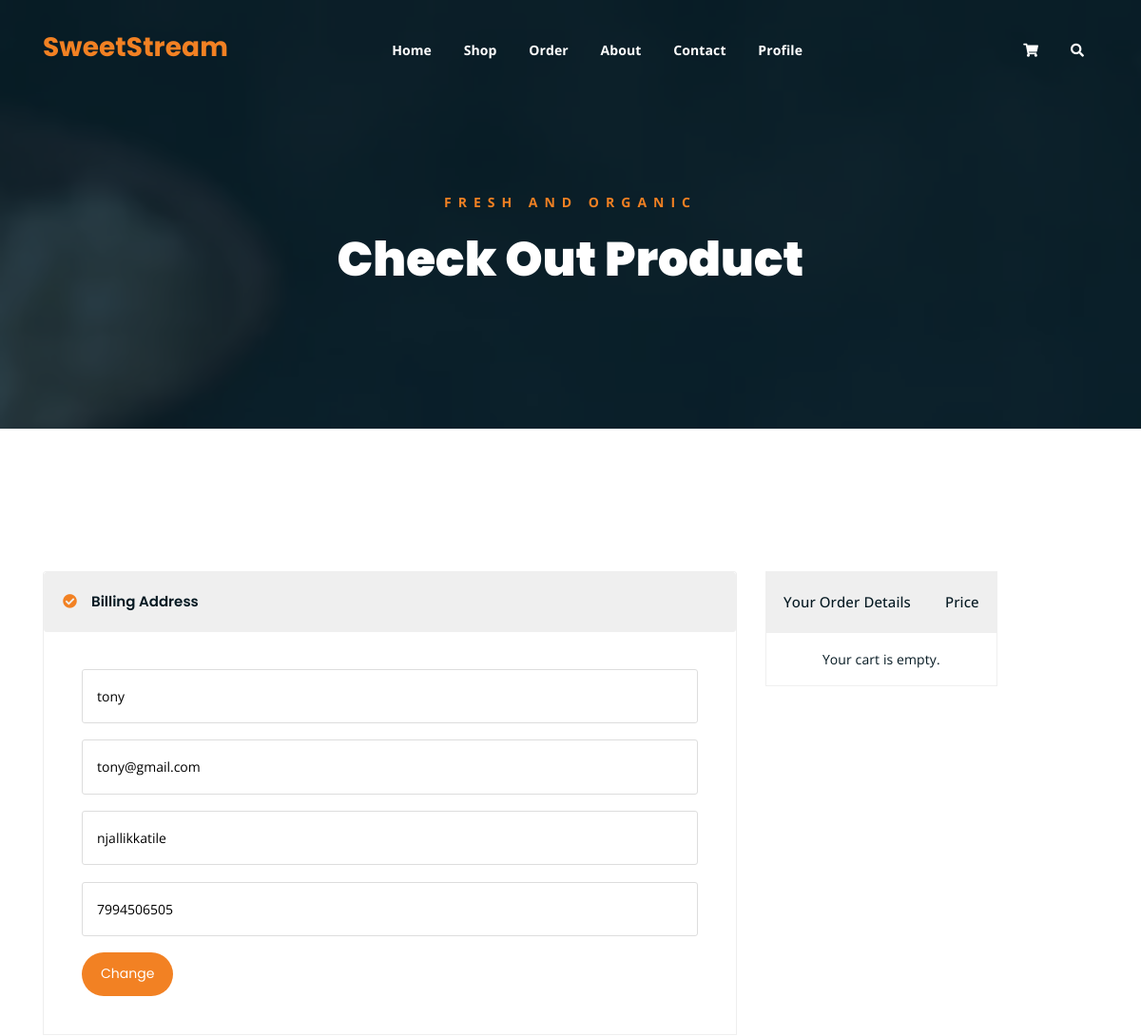
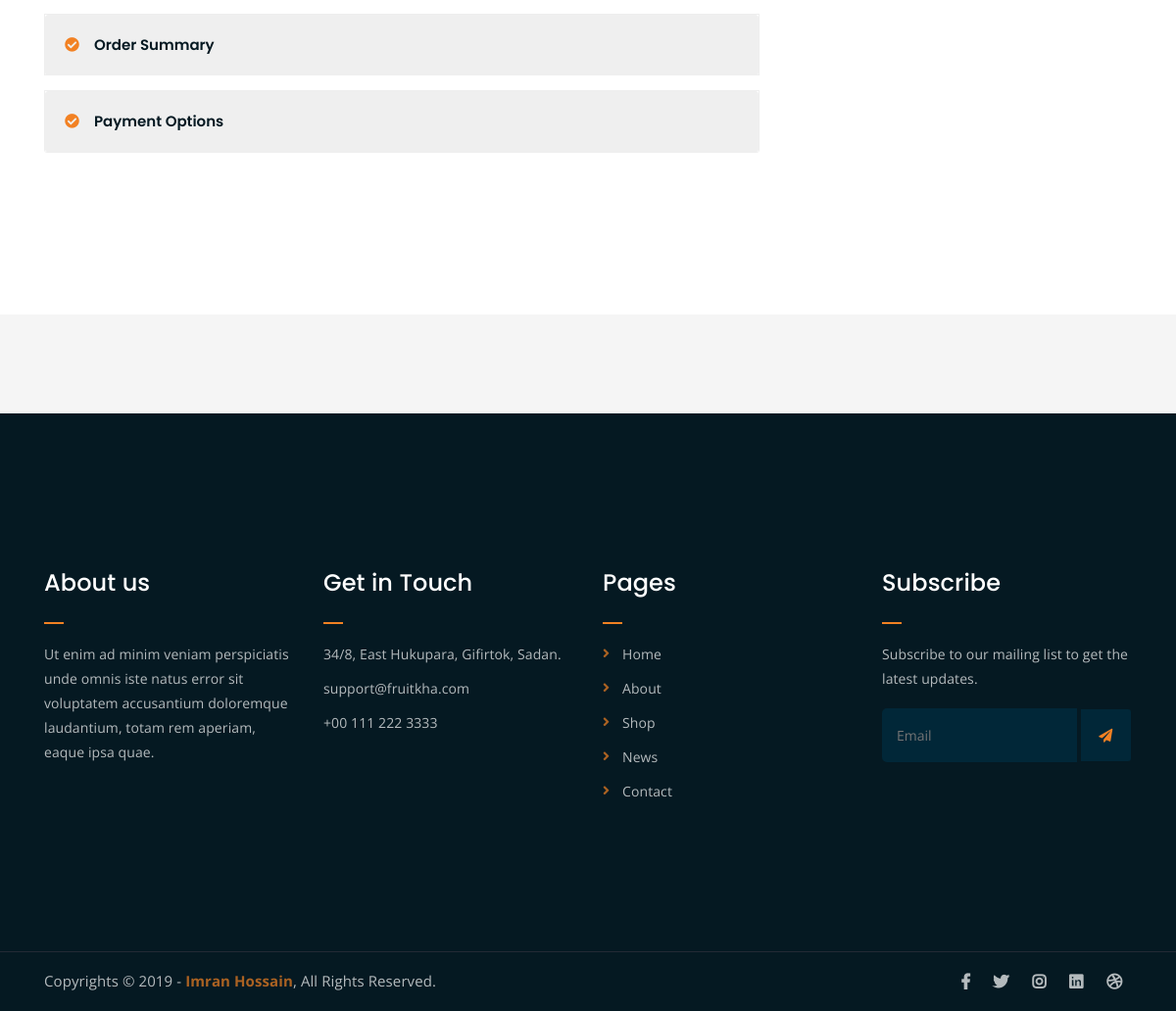
The page /user/checkout.php (signed in) on the database its author committed (2 pictures, top to bottom).
### tables this page shows
CREATE TABLE `user_table` (
  `id` int(11) NOT NULL,
  `name` varchar(100) NOT NULL,
  `phone_no` varchar(15) NOT NULL,
  `email` varchar(100) NOT NULL,
  `password` varchar(255) NOT NULL,
  `address` varchar(255) DEFAULT NULL,
  `privilege` varchar(100) DEFAULT NULL
);

### user/checkout.php (the view, shortened to what this page needs)
<?php
include $_SERVER['DOCUMENT_ROOT'] . '/SweetStream/php/db.php';
$userId = $_SESSION['user_id'];
$stmt = $pdo->prepare("SELECT name, phone_no, email, address FROM user_table WHERE id = ?");
$stmt->execute([$userId]);
$user = $stmt->fetch(PDO::FETCH_ASSOC);
?>
<!DOCTYPE html>
<html lang="en">
<head>
    <link rel="stylesheet" href="assets/css/all.min.css">
    <link rel="stylesheet" href="assets/bootstrap/css/bootstrap.min.css">
    <link rel="stylesheet" href="assets/css/owl.carousel.css">
    <link rel="stylesheet" href="assets/css/magnific-popup.css">
    <link rel="stylesheet" href="assets/css/animate.css">
    <link rel="stylesheet" href="assets/css/meanmenu.min.css">
    <link rel="stylesheet" href="assets/css/main.css">
    <link rel="stylesheet" href="assets/css/responsive.css">
</head>
<body>
    <div class="top-header-area" id="sticker">
        <div class="container">
            <div class="row">
                <div class="col-lg-12 col-sm-12 text-center">
                    <div class="main-menu-wrap">
                        <div class="site-logo">
                            <a href="#">
                                <h3 class="orange-text">SweetStream</h3>
                            </a>
                        </div>
                        <nav class="main-menu">
                            <ul>
                                <li><a href="index.php">Home</a></li>
                                <li><a href="shop.php">Shop</a></li>
                                <li><a href="order.php">Order</a></li>
                                <li><a href="about.php">About</a></li>
                                <li><a href="contact.php">Contact</a></li>
                                <li><a href="profile.php">Profile</a></li>
                                <li>
                                    <div class="header-icons">
                                        <a class="shopping-cart" href="cart.php"><i
                                                class="fas fa-shopping-cart"></i></a>
                                        <a class="mobile-hide search-bar-icon" href="#"><i
                                                class="fas fa-search"></i></a>
                                    </div>
                                </li>
                            </ul>
                        </nav>
                    </div>
                </div>
            </div>
        </div>
    </div>
    <div class="breadcrumb-section breadcrumb-bg">
        <div class="container">
            <div class="row">
                <div class="col-lg-8 offset-lg-2 text-center">
                    <div class="breadcrumb-text">
                        <p>Fresh and Organic</p>
                        <h1>Check Out Product</h1>
                    </div>
                </div>
            </div>
        </div>
    </div>
    <div class="checkout-section mt-150 mb-150">
        <div class="container">
            <div class="row">
                <div class="col-lg-8">
                    <div class="checkout-accordion-wrap">
                        <div class="accordion" id="accordionExample">
                            <div class="card single-accordion">
                                <div class="card-header" id="headingOne">
                                    <h5 class="mb-0">
                                        <button class="btn btn-link" type="button" data-toggle="collapse"
                                            data-target="#collapseOne" aria-expanded="true" aria-controls="collapseOne">
                                            Billing Address
                                        </button>
                                    </h5>
                                </div>
                                <div id="collapseOne" class="collapse show" aria-labelledby="headingOne"
                                    data-parent="#accordionExample">
                                    <div class="card-body">
                                        <div class="billing-address-form">
                                            <form action="update_delivery_address.php" method="POST">
                                                <p>
                                                    <input type="text" name="name" id="name"
                                                        value="<?php echo htmlspecialchars($user['name']); ?>"
                                                        placeholder="Name" readonly>
                                                </p>
                                                <p>
                                                    <input type="email" name="email" id="email"
                                                        value="<?php echo htmlspecialchars($user['email']); ?>"
                                                        placeholder="Email" readonly>
                                                </p>
                                                <p>
                                                    <input type="text" name="address" id="address"
                                                        value="<?php echo htmlspecialchars($user['address']); ?>"
                                                        placeholder="Delivery Address" readonly>
                                                </p>
                                                <p>
                                                    <input type="tel" name="phone_no" id="phone_no"
                                                        value="<?php echo htmlspecialchars($user['phone_no']); ?>"
                                                        placeholder="Phone Number" readonly>
                                                </p>
                                                <div class="button-group">
                                                    <button type="button" id="edit-btn"
                                                        class="boxed-btn">Change</button>
                                                </div>
                                            </form>
                                        </div>
                                    </div>
                                </div>
                            </div>
                            <div class="card single-accordion">
                                <div class="card-header" id="headingTwo">
                                    <h5 class="mb-0">
                                        <button class="btn btn-link collapsed" type="button" data-toggle="collapse"
                                            data-target="#collapseTwo" aria-expanded="false"
                                            aria-controls="collapseTwo">
                                            Order Summary
                                        </button>
                                    </h5>
                                </div>
                                        <?php
include $_SERVER['DOCUMENT_ROOT'] . '/SweetStream/php/db.php';
$user_id = $_SESSION['user_id'] ?? 0;
$stmt = $pdo->prepare("
                SELECT c.quantity, p.pid, p.pname, p.pprice, p.pphoto
                FROM cart_table c
                JOIN product_table p ON c.product_id = p.pid
                WHERE c.user_id = ?
            ");
$stmt->execute([$user_id]);
$cart_items = $stmt->fetchAll();
        ?>
                            </div>
                           <div class="card single-accordion">
    <div class="card-header" id="headingThree">
        <h5 class="mb-0">
            <button class="btn btn-link collapsed" type="button" data-toggle="collapse"
                data-target="#collapseThree" aria-expanded="false" aria-controls="collapseThree">
                Payment Options
            </button>
        </h5>
    </div>
</div>
                        </div>
                    </div>
                </div>
                <div class="col-lg-4">
                    <div class="order-details-wrap">
                        <table class="order-details">
                            <thead>
                                <tr>
                                    <th>Your Order Details</th>
                                    <th>Price</th>
                                </tr>
                            </thead>
                            <tbody class="order-details-body">
                                <?php
if (empty($cart_items)): ?>
                                    <tr>
                                        <td colspan="2" class="text-center">Your cart is empty.</td>
                                    </tr>
                                <?php endif;?>
                            </tbody>
                        </table>
                    </div>
                </div>
            </div>
        </div>
    </div>
    <div class="logo-carousel-section">
        <div class="container">
            <div class="row">
                <div class="col-lg-12">
                    <div class="logo-carousel-inner">
                    </div>
                </div>
            </div>
        </div>
    </div>
    <div class="footer-area">
        <div class="container">
            <div class="row">
                <div class="col-lg-3 col-md-6">
                    <div class="footer-box about-widget">
                        <h2 class="widget-title">About us</h2>
                        <p>Ut enim ad minim veniam perspiciatis unde omnis iste natus error sit voluptatem accusantium
                            doloremque laudantium, totam rem aperiam, eaque ipsa quae.</p>
                    </div>
                </div>
                <div class="col-lg-3 col-md-6">
                    <div class="footer-box get-in-touch">
                        <h2 class="widget-title">Get in Touch</h2>
                        <ul>
                            <li>34/8, East Hukupara, Gifirtok, Sadan.</li>
                            <li>support@fruitkha.com</li>
                            <li>+00 111 222 3333</li>
                        </ul>
                    </div>
                </div>
                <div class="col-lg-3 col-md-6">
                    <div class="footer-box pages">
                        <h2 class="widget-title">Pages</h2>
                        <ul>
                            <li><a href="index.php">Home</a></li>
                            <li><a href="about.php">About</a></li>
                            <li><a href="services.html">Shop</a></li>
                            <li><a href="news.html">News</a></li>
                            <li><a href="contact.php">Contact</a></li>
                        </ul>
                    </div>
                </div>
                <div class="col-lg-3 col-md-6">
                    <div class="footer-box subscribe">
                        <h2 class="widget-title">Subscribe</h2>
                        <p>Subscribe to our mailing list to get the latest updates.</p>
                        <form action="index.php">
                            <input type="email" placeholder="Email">
                            <button type="submit"><i class="fas fa-paper-plane"></i></button>
                        </form>
                    </div>
                </div>
            </div>
        </div>
    </div>
    <div class="copyright">
        <div class="container">
            <div class="row">
                <div class="col-lg-6 col-md-12">
                    <p>Copyrights &copy; 2019 - <a href="https://imransdesign.com/">Imran Hossain</a>, All Rights
                        Reserved.</p>
                </div>
                <div class="col-lg-6 text-right col-md-12">
                    <div class="social-icons">
                        <ul>
                            <li><a href="#" target="_blank"><i class="fab fa-facebook-f"></i></a></li>
                            <li><a href="#" target="_blank"><i class="fab fa-twitter"></i></a></li>
                            <li><a href="#" target="_blank"><i class="fab fa-instagram"></i></a></li>
                            <li><a href="#" target="_blank"><i class="fab fa-linkedin"></i></a></li>
                            <li><a href="#" target="_blank"><i class="fab fa-dribbble"></i></a></li>
                        </ul>
                    </div>
                </div>
            </div>
        </div>
    </div>
</body>
</html>

### user/checkout.php (style rules this page uses)
.button-group { display: flex; justify-content: flex-start; gap: 10px; }
.card-body { padding: 20px; }
.boxed-btn { background-color: #007bff; color: white; padding: 10px 20px; border: none; border-radius: 4px; cursor: pointer; }
button.boxed-btn { -webkit-transition: 0.3s; -o-transition: 0.3s; transition: 0.3s; border-radius: 50px; font-family: 'Poppins', sans-serif; display: inline-block; background-color: #F28123; color: #fff; padding: 10px 20px; border: none; cursor: pointer; }

### rows shown on the page
user_table: name "tony", email "tony@gmail.com", address "njallikkatile", phone_no "7994506505"
